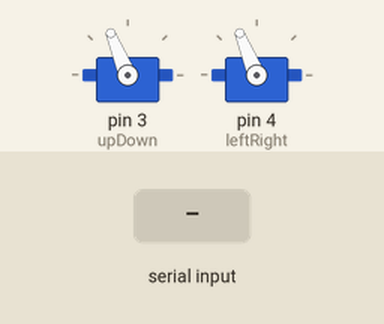
Recording of a sketch running on a simulated Arduino Uno, built with avr-gcc and run on an emulated ATmega328P. On the bench: 2 × servo. The inputs (shaded band) are chosen by the test bench.

Above: at 1.2 s.
1.3 s: "u" received over Serial
At 2.2 s:
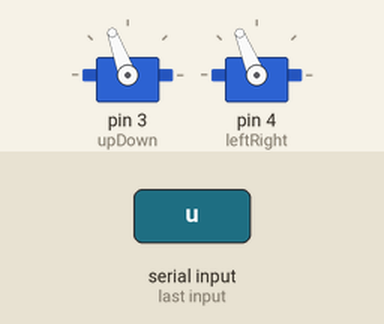
2.8 s: "l" received over Serial
At 3.3 s:
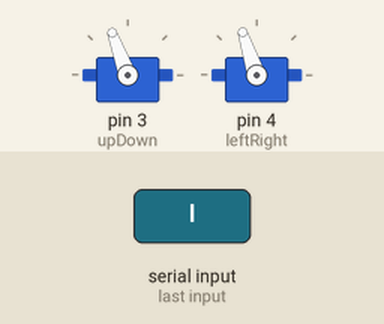
Timing chart, 0 to 5.8 s (numbered marks = the images above; inputs shaded):
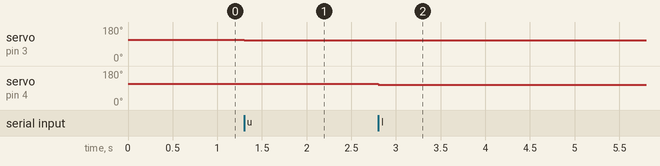

The sketch:

servo_controller.ino
```cpp
#include <Servo.h>

Servo upDown;
Servo leftRight;

int valu=upDown.read();
int vall=leftRight.read();

void setup() {
  upDown.attach(3); //tilt servo attached to pin 3
  int x=upDown.read();
  int i,val;
  if(x>180)
      upDown.writeMicroseconds(1300);
  else if(x<180)
      upDown.writeMicroseconds(1700);


  leftRight.attach(4); //tilt servo attached to pin 3
  x=leftRight.read();
  if(x>180)
    leftRight.writeMicroseconds(1300);
  else if(x<180)
    leftRight.writeMicroseconds(1700);

  valu=upDown.read();
  vall=leftRight.read();

  Serial.begin(9600); //Serial port which will have recieved chars from Python

}


void loop(){


  switch (Serial.read()){
   case 'u':
     valu -=2;
     upDown.write(valu);
     break;
   case 'd':
     valu +=2;
     upDown.write(valu);
     break;
   case 'l':
     vall -=4;
     leftRight.write(vall);
     break;
   case 'r':
     vall +=4;
     leftRight.write(vall);

  }


}
```

Measured:
- after the input at 1.3 s, servo on pin 3 (upDown): 112° → 110° at once
- after the input at 2.8 s, servo on pin 4 (leftRight): 112° → 108° at once
